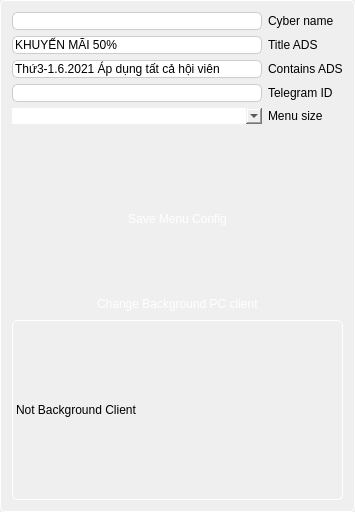
                  <widget class="QFrame" name="frame_4">
                   <property name="minimumSize">
                    <size>
                     <width>260</width>
                     <height>0</height>
                    </size>
                   </property>
                   <property name="maximumSize">
                    <size>
                     <width>16777215</width>
                     <height>16777215</height>
                    </size>
                   </property>
                   <property name="styleSheet">
                    <string notr="true">QFrame {                           border: 1px solid #ccc;
                               border-radius: 5px;
                                border-style: solid;
                                border-color: #ffffff;}
</string>
                   </property>
                   <property name="frameShape">
                    <enum>QFrame::StyledPanel</enum>
                   </property>
                   <property name="frameShadow">
                    <enum>QFrame::Raised</enum>
                   </property>
                   <layout class="QGridLayout" name="gridLayout">
                    <item row="8" column="1" alignment="Qt::AlignHCenter">
                     <widget class="QPushButton" name="BtnchangeBg">
                      <property name="minimumSize">
                       <size>
                        <width>0</width>
                        <height>0</height>
                       </size>
                      </property>
                      <property name="maximumSize">
                       <size>
                        <width>200</width>
                        <height>16777215</height>
                       </size>
                      </property>
                      <property name="styleSheet">
                       <string notr="true">QPushButton
{
text-align: left;
color: rgb(255, 255, 255);
background:transparent;

height: 20px;
border-radius: 5px;
padding-left: 2px;
}
QPushButton:hover
{
	background-color: rgba(0, 172, 252, 50);
}
QPushButton:pressed
{  
	background-color: rgba(0, 120, 252, 150);
    border-style: inset;
    border-width: 2px;

}
</string>
                      </property>
                      <property name="text">
                       <string>Change Background PC client</string>
                      </property>
                      <property name="icon">
                       <iconset>
                        <normaloff>icons/done.png</normaloff>icons/done.png</iconset>
                      </property>
                     </widget>
                    </item>
                    <item row="9" column="1">
                     <widget class="QLabel" name="lbbackground">
                      <property name="minimumSize">
                       <size>
                        <width>320</width>
                        <height>180</height>
                       </size>
                      </property>
                      <property name="maximumSize">
                       <size>
                        <width>16777215</width>
                        <height>16777215</height>
                       </size>
                      </property>
                      <property name="styleSheet">
                       <string notr="true">qproperty-alignment: AlignCenter;</string>
                      </property>
                      <property name="text">
                       <string>Not Background Client</string>
                      </property>
                     </widget>
                    </item>
                    <item row="1" column="1">
                     <spacer name="verticalSpacer_4">
                      <property name="orientation">
                       <enum>Qt::Vertical</enum>
                      </property>
                      <property name="sizeHint" stdset="0">
                       <size>
                        <width>20</width>
                        <height>40</height>
                       </size>
                      </property>
                     </spacer>
                    </item>
                    <item row="0" column="1" alignment="Qt::AlignLeft">
                     <widget class="QFrame" name="frame_16">
                      <property name="styleSheet">
                       <string notr="true">border: 0;</string>
                      </property>
                      <property name="frameShape">
                       <enum>QFrame::StyledPanel</enum>
                      </property>
                      <property name="frameShadow">
                       <enum>QFrame::Raised</enum>
                      </property>
                      <layout class="QGridLayout" name="gridLayout_4">
                       <property name="leftMargin">
                        <number>0</number>
                       </property>
                       <property name="topMargin">
                        <number>0</number>
                       </property>
                       <property name="rightMargin">
                        <number>0</number>
                       </property>
                       <property name="bottomMargin">
                        <number>0</number>
                       </property>
                       <item row="2" column="1">
                        <widget class="QLabel" name="label_5">
                         <property name="styleSheet">
                          <string notr="true">border: 0;
qproperty-alignment: AlignLeft;</string>
                         </property>
                         <property name="text">
                          <string>Title ADS</string>
                         </property>
                        </widget>
                       </item>
                       <item row="3" column="0">
                        <widget class="QLineEdit" name="containKM">
                         <property name="minimumSize">
                          <size>
                           <width>250</width>
                           <height>0</height>
                          </size>
                         </property>
                         <property name="maximumSize">
                          <size>
                           <width>16777215</width>
                           <height>16777215</height>
                          </size>
                         </property>
                         <property name="styleSheet">
                          <string notr="true">border-radius: 5px;
border: 1px solid #ccc;
qproperty-alignment: AlignCenter;</string>
                         </property>
                         <property name="text">
                          <string>Thứ3-1.6.2021 Áp dụng tất cả hội viên</string>
                         </property>
                        </widget>
                       </item>
                       <item row="3" column="1">
                        <widget class="QLabel" name="label_7">
                         <property name="styleSheet">
                          <string notr="true">border: 0;
qproperty-alignment: AlignLeft;</string>
                         </property>
                         <property name="text">
                          <string>Contains ADS</string>
                         </property>
                        </widget>
                       </item>
                       <item row="2" column="0">
                        <widget class="QLineEdit" name="TiteKM">
                         <property name="minimumSize">
                          <size>
                           <width>250</width>
                           <height>0</height>
                          </size>
                         </property>
                         <property name="maximumSize">
                          <size>
                           <width>16777215</width>
                           <height>16777215</height>
                          </size>
                         </property>
                         <property name="styleSheet">
                          <string notr="true">border-radius: 5px;
border: 1px solid #ccc;
qproperty-alignment: AlignCenter;</string>
                         </property>
                         <property name="text">
                          <string>KHUYẾN MÃI 50%</string>
                         </property>
                        </widget>
                       </item>
                       <item row="4" column="1">
                        <widget class="QLabel" name="label_19">
                         <property name="styleSheet">
                          <string notr="true">border: 0;
qproperty-alignment: AlignLeft;</string>
                         </property>
                         <property name="text">
                          <string>Telegram ID</string>
                         </property>
                        </widget>
                       </item>
                       <item row="5" column="0">
                        <widget class="QComboBox" name="comboBox">
                         <property name="minimumSize">
                          <size>
                           <width>250</width>
                           <height>0</height>
                          </size>
                         </property>
                         <property name="maximumSize">
                          <size>
                           <width>16777215</width>
                           <height>16777215</height>
                          </size>
                         </property>
                         <property name="styleSheet">
                          <string notr="true">QComboBox {
padding-left: 100px;
text-align: center;
}

QComboBox::drop-down {
subcontrol-origin: padding; 
subcontrol-position: top right;
padding-left: 100px;
}</string>
                         </property>
                        </widget>
                       </item>
                       <item row="4" column="0">
                        <widget class="QLineEdit" name="lineCputemp">
                         <property name="minimumSize">
                          <size>
                           <width>250</width>
                           <height>0</height>
                          </size>
                         </property>
                         <property name="maximumSize">
                          <size>
                           <width>16777215</width>
                           <height>16777215</height>
                          </size>
                         </property>
                         <property name="styleSheet">
                          <string notr="true">border-radius: 5px;
border: 1px solid #ccc;
qproperty-alignment: AlignCenter;</string>
                         </property>
                        </widget>
                       </item>
                       <item row="5" column="1">
                        <widget class="QLabel" name="label_4">
                         <property name="maximumSize">
                          <size>
                           <width>16777215</width>
                           <height>16777215</height>
                          </size>
                         </property>
                         <property name="styleSheet">
                          <string notr="true">border: 0;
qproperty-alignment: AlignLeft;</string>
                         </property>
                         <property name="text">
                          <string>Menu size</string>
                         </property>
                        </widget>
                       </item>
                       <item row="1" column="0">
                        <widget class="QLineEdit" name="Shopname">
                         <property name="minimumSize">
                          <size>
                           <width>250</width>
                           <height>0</height>
                          </size>
                         </property>
                         <property name="maximumSize">
                          <size>
                           <width>16777215</width>
                           <height>16777215</height>
                          </size>
                         </property>
                         <property name="styleSheet">
                          <string notr="true">border-radius: 5px;
border: 1px solid #ccc;
qproperty-alignment: AlignCenter;</string>
                         </property>
                        </widget>
                       </item>
                       <item row="1" column="1">
                        <widget class="QLabel" name="label_3">
                         <property name="text">
                          <string>Cyber name</string>
                         </property>
                        </widget>
                       </item>
                      </layout>
                     </widget>
                    </item>
                    <item row="4" column="1">
                     <spacer name="horizontalSpacer_6">
                      <property name="orientation">
                       <enum>Qt::Horizontal</enum>
                      </property>
                      <property name="sizeHint" stdset="0">
                       <size>
                        <width>40</width>
                        <height>20</height>
                       </size>
                      </property>
                     </spacer>
                    </item>
                    <item row="3" column="1" alignment="Qt::AlignHCenter">
                     <widget class="QPushButton" name="savedesign">
                      <property name="maximumSize">
                       <size>
                        <width>200</width>
                        <height>16777215</height>
                       </size>
                      </property>
                      <property name="font">
                       <font>
                        <weight>50</weight>
                        <bold>false</bold>
                       </font>
                      </property>
                      <property name="styleSheet">
                       <string notr="true">QPushButton
{
text-align: center;
color: rgb(255, 255, 255);
background:transparent;
border-radius: 5px;
padding: 2px;
}
QPushButton:hover
{
	background-color: rgba(0, 172, 252, 50);
}
QPushButton:pressed
{  
	background-color: rgba(0, 120, 252, 150);
    border-style: inset;
    border-width: 2px;

}
</string>
                      </property>
                      <property name="text">
                       <string>Save Menu Config</string>
                      </property>
                      <property name="icon">
                       <iconset>
                        <normaloff>icons/done.png</normaloff>icons/done.png</iconset>
                      </property>
                     </widget>
                    </item>
                    <item row="5" column="1">
                     <spacer name="verticalSpacer_8">
                      <property name="orientation">
                       <enum>Qt::Vertical</enum>
                      </property>
                      <property name="sizeHint" stdset="0">
                       <size>
                        <width>20</width>
                        <height>40</height>
                       </size>
                      </property>
                     </spacer>
                    </item>
                    <item row="2" column="1">
                     <spacer name="verticalSpacer_3">
                      <property name="orientation">
                       <enum>Qt::Vertical</enum>
                      </property>
                      <property name="sizeHint" stdset="0">
                       <size>
                        <width>20</width>
                        <height>40</height>
                       </size>
                      </property>
                     </spacer>
                    </item>
                   </layout>
                  </widget>
